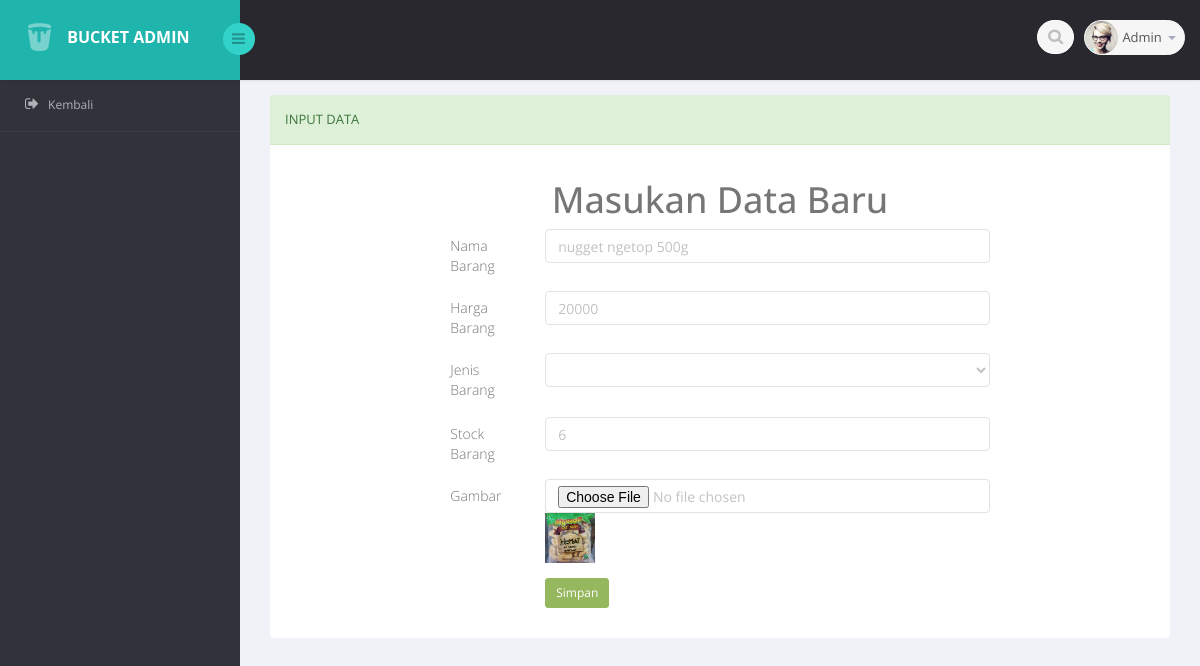
Page /ubah_barang.php?id=22 on the committed database.
### tables this page shows
CREATE TABLE `tabel_barang` (
  `id` int(11) NOT NULL,
  `nama_barang` varchar(500) NOT NULL,
  `harga_barang` varchar(10) NOT NULL,
  `jenis_barang` varchar(15) NOT NULL,
  `stock_barang` varchar(200) NOT NULL,
  `gambar` varchar(500) NOT NULL
);

### functions.php (called while the page is built, shortened)
<?php
$conn = mysqli_connect("localhost","root","","frozen");
function query($query){
	global $conn;
	$result = mysqli_query($conn,$query);
	$rows = [];
	while ($row = mysqli_fetch_assoc($result)) {
		$rows [] = $row;
	}
	return $rows;
}
 ?>

### ubah_barang.php (the view, shortened to what this page needs)
<?php
require 'functions.php';
    $id = $_GET["id"];
    $ubahBarang = query("SELECT*FROM tabel_barang WHERE id = $id")[0];
 ?>
<!DOCTYPE html>
<html lang="en">
<head>
    <link href="bs3/css/bootstrap.min.css" rel="stylesheet">
    <link href="css/bootstrap-reset.css" rel="stylesheet">
    <link href="font-awesome/css/font-awesome.css" rel="stylesheet" />
    <link href="css/table-responsive.css" rel="stylesheet" />
    <link href="css/style.css" rel="stylesheet">
    <link href="css/style-responsive.css" rel="stylesheet" />
</head>
<body>
<section id="container" >
<header class="header fixed-top clearfix">
<div class="brand">
    <a href="index.php" class="logo">
        <img src="images/logo.png" alt="">
    </a>
    <div class="sidebar-toggle-box">
        <div class="fa fa-bars"></div>
    </div>
</div>
<div class="top-nav clearfix">
    <ul class="nav pull-right top-menu">
        <li>
            <input type="text" class="form-control search" placeholder=" Search">
        </li>
        <li class="dropdown">
            <a data-toggle="dropdown" class="dropdown-toggle" href="#">
                <img alt="" src="images/avatar-mini-2.jpg">
                <span class="username">Admin</span>
                <b class="caret"></b>
            </a>
        </li>
    </ul>
</div>
</header>
<aside>
    <div id="sidebar" class="nav-collapse">
         <div class="leftside-navigation">
            <ul class="sidebar-menu" id="nav-accordion">
            <li>
                <a href="index.php">
                    <i class="fa fa-sign-out"></i>
                    <span>Kembali</span>
                </a>
            </li>
         </div>
    </div>
</aside>
    <section id="main-content">
        <section class="wrapper">
          <div class="col-lg-12">
                <section class="panel panel-success">
                    <header class="panel-heading">
                        Input Data
                    </header>
                    <div class="panel-body">
                        <div class="position-center">
                            <center><h1>Masukan Data Baru</h1></center>
                            <form action="" method="post" enctype="multipart/form-data" class="form-horizontal" role="form">
                            <div class="form-group">
                                <label for="nama" class="col-lg-2 col-sm-2 control-label" style="text-align: justify;">Nama Barang  </label>
                                <div class="col-lg-10">
                                    <input type="text" name="nama" required class="form-control" id="nama" placeholder="Masukkan Nama Barang Baru..." required value="<?= $ubahBarang["nama_barang"]; ?>">
                                </div>
                            </div>
                            <div class="form-group">
                                <label for="harga" class="col-lg-2 col-sm-2 control-label" style="text-align: justify;">Harga Barang  </label>
                                <div class="col-lg-10">
                                    <input type="text" name="harga" required class="form-control" id="harga" placeholder="Masukkan Harga Barang Baru..."  required value="<?= $ubahBarang["harga_barang"]; ?>">
                                </div>
                            </div>
                          <div class="form-group">
                                <label for="jenis" class="col-lg-2 col-sm-2 control-label" style="text-align: justify;">Jenis Barang</label>
                                 <div class="col-lg-10">
                                    <select id="jenis" required class="form-control m-bot15" name="jenis"  required>
                                    <option required></option>
                                     <?php
                                        $sqljenis = mysqli_query($conn, "SELECT*FROM tabel_jenis_barang") or die (mysqli_error($conn));
                                            while ($jenisbarang = mysqli_fetch_array($sqljenis)) {
                                        echo '<option value = "'.$jenisbarang['id'].'">'.$jenisbarang['jenis_barang'].'</option>';
                                    } ?>
                                    </select>
                                </div>
                            </div>
                            <div class="form-group">
                                <label for="stock" class="col-lg-2 col-sm-2 control-label" style="text-align: justify;">Stock Barang  </label>
                                <div class="col-lg-10">
                                    <input type="text" name="stock" required class="form-control" id="stock" placeholder="Masukkan Jumlah Stock Barang Baru..."  required value="<?= $ubahBarang["stock_barang"]; ?>">
                                </div>
                            </div>
                            <div class="form-group">
                                <label for="gambar" class="col-lg-2 col-sm-2 control-label" style="text-align: justify;">Gambar</label>
                                <div class="col-lg-10">
                                    <input type="file" name="gambar"  class="form-control" id="gambar">
                                    <img src="img/<?= $ubahBarang["gambar"]; ?>" width="50">
                                </div>
                            </div>
                            <div class="form-group">
                                <div class="col-lg-offset-2 col-lg-10">
                                    <button type="submit" name="ubahBarang"  class="btn btn-success btn-sm">Simpan</button>
                                </div>
                            </div>
                        </form>
                        </div>
                    </div>
                </section>
            </div>
</body>
</html>

### rows in the picture
tabel_barang: nama "nugget ngetop 500g", harga "20000", stock "6", gambar (picture)
